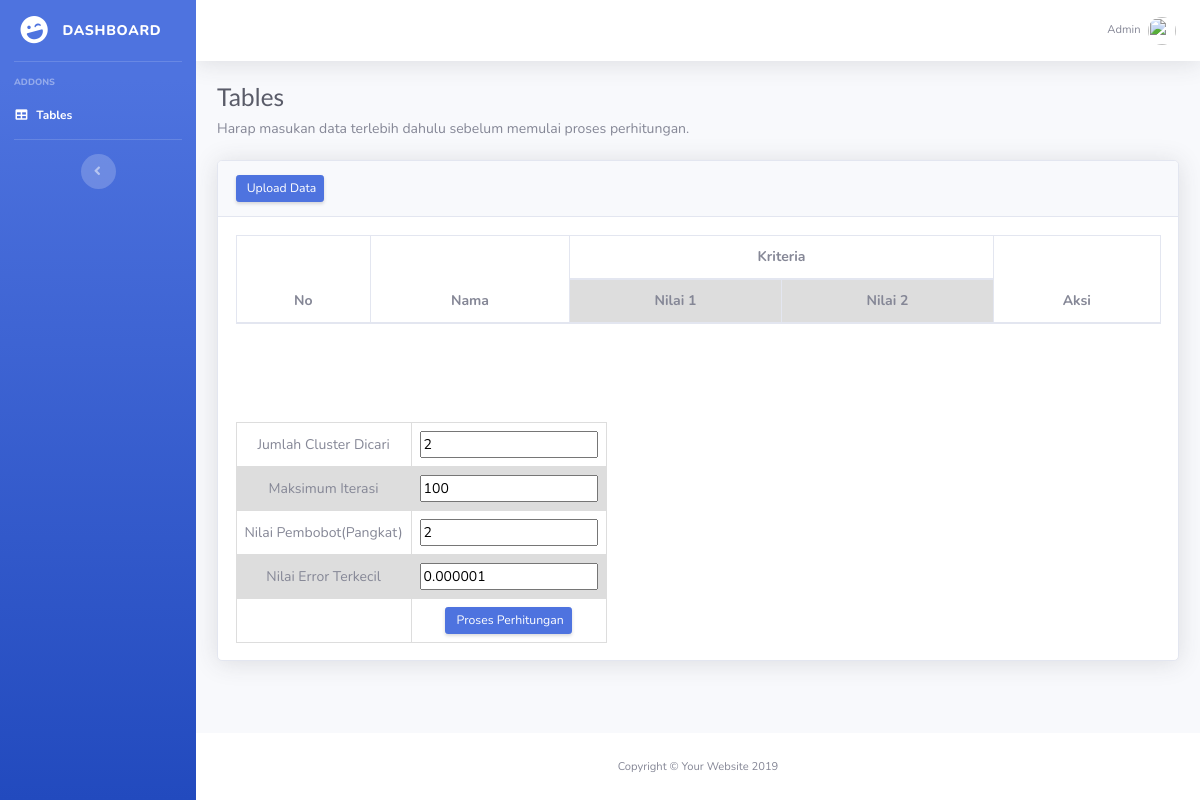
Before: /databs.php with the older database file.
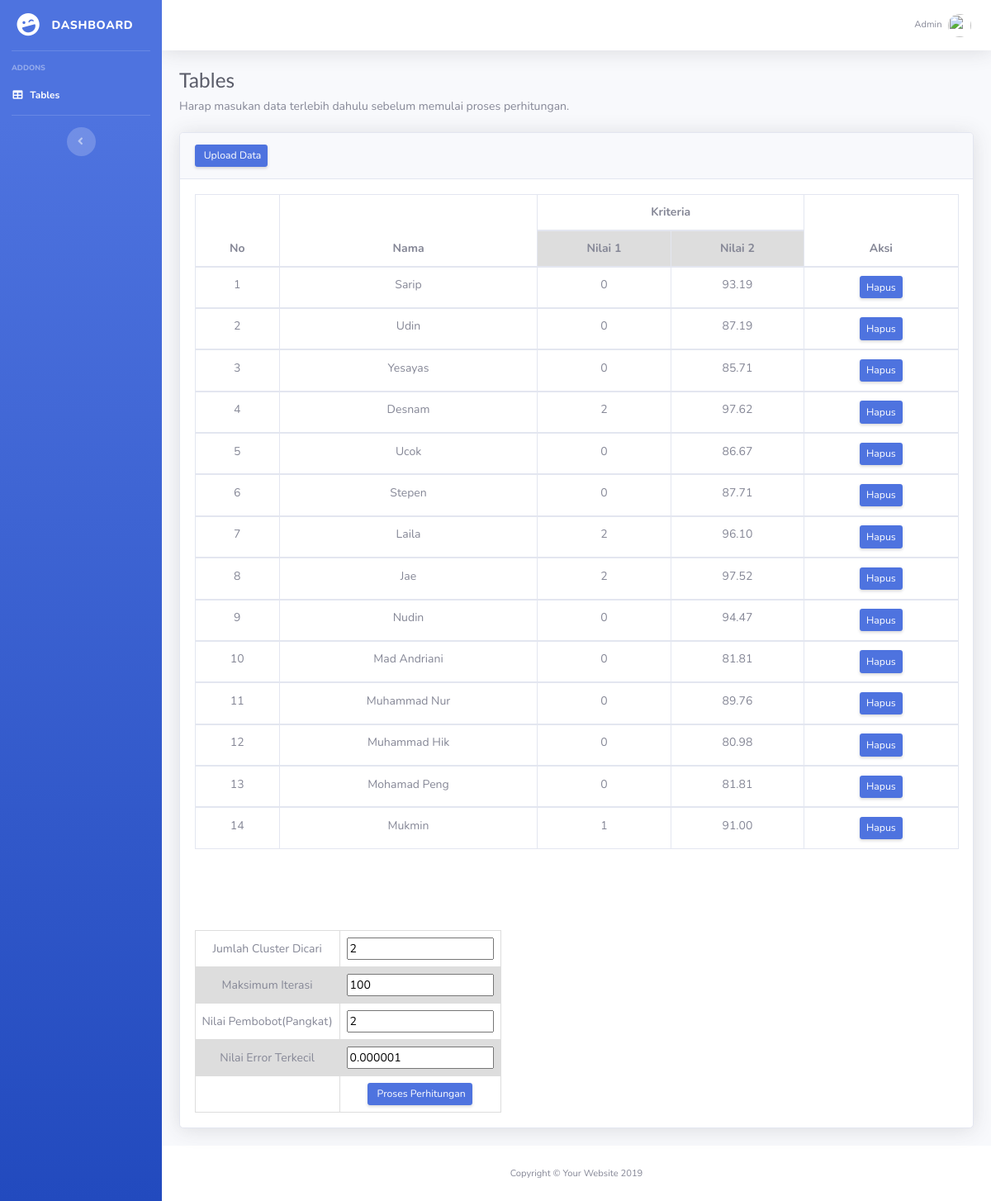
After: the same page with the newer database file.
### tables this page shows
CREATE TABLE `datatest` (
  `id` int(12) NOT NULL,
  `nama` varchar(12) NOT NULL,
  `x1` int(12) NOT NULL,
  `x2` varchar(12) NOT NULL
);

### databs.php (the view, shortened to what this page needs)
<!DOCTYPE html>
<html lang="en">
<head>
  <link rel="stylesheet" type="text/css" href="semantic/semantic.min.css">
  <link href="bootstrap/vendor/fontawesome-free/css/all.min.css" rel="stylesheet" type="text/css">
  <link href="bootstrap/css/sb-admin-2.min.css" rel="stylesheet">
  <link href="bootstrap/vendor/datatables/dataTables.bootstrap4.min.css" rel="stylesheet">
</head>
<body id="page-top">
  <div id="wrapper">
    <ul class="navbar-nav bg-gradient-primary sidebar sidebar-dark accordion" id="accordionSidebar">
      <a class="sidebar-brand d-flex align-items-center justify-content-center" href="databs.php">
        <div class="sidebar-brand-icon rotate-n-15">
          <i class="fas fa-laugh-wink"></i>
        </div>
        <div class="sidebar-brand-text mx-3">Dashboard</div>
      </a>
      <hr class="sidebar-divider">
      <div class="sidebar-heading">
        Addons
      </div>
      <li class="nav-item active">
        <a class="nav-link" href="databs.php">
          <i class="fas fa-fw fa-table"></i>
          <span>Tables</span></a>
      </li>
      <hr class="sidebar-divider d-none d-md-block">
      <div class="text-center d-none d-md-inline">
        <button class="rounded-circle border-0" id="sidebarToggle"></button>
      </div>
    </ul>
    <div id="content-wrapper" class="d-flex flex-column">
      <div id="content">
        <nav class="navbar navbar-expand navbar-light bg-white topbar mb-4 static-top shadow">
          <ul class="navbar-nav ml-auto">
            <li class="nav-item dropdown no-arrow">
              <a class="nav-link dropdown-toggle" href="#" id="userDropdown" role="button" data-toggle="dropdown" aria-haspopup="true" aria-expanded="false">
                <span class="mr-2 d-none d-lg-inline text-gray-600 small">Admin</span>
                <img class="img-profile rounded-circle" src="https://source.unsplash.com/QAB-WJcbgJk/60x60">
              </a>
            </li>
          </ul>
        </nav>
        <div class="container-fluid">
          <h1 class="h3 mb-2 text-gray-800">Tables</h1>
          <p class="mb-4">Harap masukan data terlebih dahulu sebelum memulai proses perhitungan.</p>
          <div class="card shadow mb-4">
            <div class="card-header py-3">
            <a href="upload.php" class="d-none d-sm-inline-block btn btn-sm btn-primary shadow-sm">
          Upload Data
          </a>
            </div>
            <div class="card-body">
              <div class="table-responsive">
                <table class="table table-bordered" id="dataTable" width="100%" cellspacing="0">
                  <thead>
                  <tr>
                    <th rowspan="2">No</th>
                    <th rowspan="2">Nama</th>
                    <th colspan="2">Kriteria</th>
                    <th rowspan="2">Aksi</th>
                        </tr>
                        <tr>
                            <th>Nilai 1</th>
                            <th>Nilai 2</th>
                        </tr>
                  </thead>
                  <?php
                  include 'koneksi.php';
                  $no = 1;
                  $data = mysqli_query($koneksi, "SELECT * FROM datatest");
                  while($d = mysqli_fetch_array($data)){
                  ?>
                  <tbody>
                    <tr>
                      <td><?= $no++ ?></td>
                      <td><?= $d['nama'] ?></td>
                      <td><?= $d['x1'] ?></td>
                      <td><?= $d['x2'] ?></td>
                      <td><?="<a href='hapus.php?id=".$d['id']."' class='d-none d-sm-inline-block btn btn-sm btn-primary shadow-sm'><span>Hapus</span></a>";?></td>
                    </tr>
                        <?php } ?>
                  </tbody>
                </table>
<table>
      <form action="prosesbs.php" method="post">
      <tr>
				<td>Jumlah Cluster Dicari</td>
				<td><input type="int" name="cluster" value="2"></td>
      </tr>
      <br/>
			<tr>
				<td>Maksimum Iterasi</td>
				<td><input type="int" name="iterasi" value="100" readonly></td>
      </tr>
      <br/>
      <tr>
				<td>Nilai Pembobot(Pangkat)</td>
				<td><input type="int" name="pangkat" value="2" readonly></td>
      </tr>
      <br/>
      <tr>
				<td>Nilai Error Terkecil</td>
				<td><input type="int" name="error" value="0.000001" readonly></td>
      </tr>
      <br/>
      <tr>
        <td>
        </td>
				<td>
        <button class="d-none d-sm-inline-block btn btn-sm btn-primary shadow-sm" type="submit" name="proses" value="Proses">
          Proses Perhitungan
          </button>
            </div>
              </div>
            </div>
          </div>
        </div>
      </div>
      <footer class="sticky-footer bg-white">
        <div class="container my-auto">
          <div class="copyright text-center my-auto">
            <span>Copyright &copy; Your Website 2019</span>
          </div>
        </div>
      </footer>
    </div>
</body>
</html>

Changed rows visible on the page:
added datatest: nama "Sarip", x1 "0", x2 "93.19"
added datatest: nama "Udin", x1 "0", x2 "87.19"
added datatest: nama "Yesayas", x1 "0", x2 "85.71"
added datatest: nama "Desnam", x1 "2", x2 "97.62"
added datatest: nama "Ucok", x1 "0", x2 "86.67"
added datatest: nama "Stepen", x1 "0", x2 "87.71"
added datatest: nama "Laila", x1 "2", x2 "96.10"
added datatest: nama "Jae", x1 "2", x2 "97.52"
added datatest: nama "Nudin", x1 "0", x2 "94.47"
added datatest: nama "Mad Andriani", x1 "0", x2 "81.81"
added datatest: nama "Muhammad Nur", x1 "0", x2 "89.76"
added datatest: nama "Muhammad Hik", x1 "0", x2 "80.98"
added datatest: nama "Mohamad Peng", x1 "0", x2 "81.81"
added datatest: nama "Mukmin", x1 "1", x2 "91.00"
